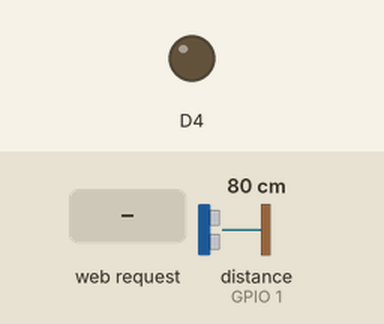
This sketch was run on a simulated ESP8266 (NodeMCU). Shown: output pins drawn as LEDs (lit = HIGH). The inputs (shaded band) are chosen by the test bench; at power-on: distance to the obstacle (sensor on GPIO 1) 80 cm. The echo pulse lasts 58.3 µs per cm; WiFi joins after 1.5 s; servers stay silent unless stated; what the sketch prints to the serial monitor is not drawn.

Above: at 2.7 s.
2.8 s: HTTP request GET /?SETP=10 received
At 4.0 s:
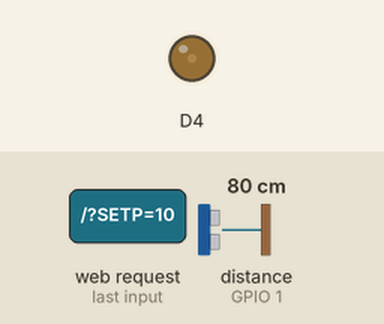
4.3 s: HTTP request GET /?SETP=20 received
At 5.4 s:
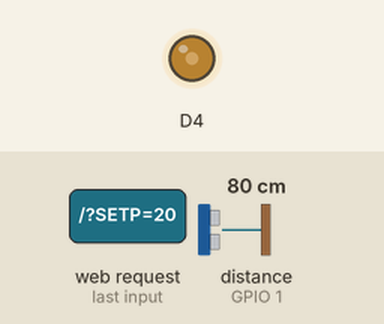
5.8 s: HTTP request GET /?SETP=30 received
At 6.5 s:
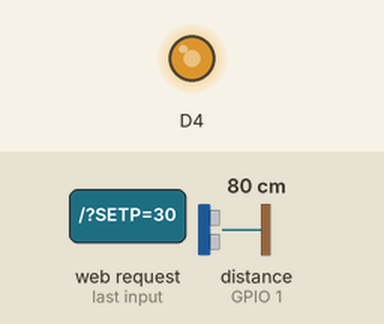
7.3 s: HTTP request GET /?SETP=40 received
At 7.7 s:
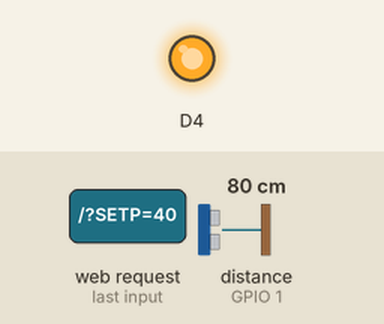
Timing chart, 0 to 9.8 s (numbered marks = the images above; inputs shaded):
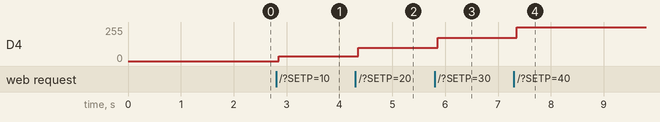

Measured:
- after the input at 2.8 s, D4: 0/255 → 35/255 after 0.06 s
- after the input at 4.3 s, D4: 35/255 → 99/255 after 0.06 s
- after the input at 5.8 s, D4: 99/255 → 173/255 after 0.06 s
- after the input at 7.3 s, D4: 173/255 → 255/255 after 0.06 s

The sketch:

Ping.ino
```cpp
#include <Ultrasonic.h>
#include <ESP8266WiFi.h>

WiFiServer server(80);

//DEFININDO O ECHO E O TRIGGER DO SENSOR ULTRASSONICO
#define TRIGGER_PIN  D7
#define ECHO_PIN     D10

Ultrasonic ultrasonic(TRIGGER_PIN, ECHO_PIN);

//SSD DA REDE
const char* ssid = "Vaval";
const char* password = "88172947";

String result; //VARIÁVEL QUE MOSTRA O RESULTADO
int temp; //VARIÁVEL QUE MOSTRA O TEMPO DE LEITURA
float dist; //VARIÁVEL QUE MOSTRA DISTÂNCIA
int PWMAC; //CONVERTE DISTÂNCIA PARA DUTY CICLE
float ERRO; //ERRO DA MALHA
float ERRO1; //ERRO DA MALHA
int SETP; //SETPOINT
float AC; //AÇÃO DE CONTROLE
float MV; //VARIÁVEL MANIPULADA
float KP; //CONSTANTE CONTROLE PROPORCIONAL
float KI; //CONSTANTE CONTROLE INTEGRAL
float KD; //CONSTANTE CONTROLE DERIVATIVO
float INTEGRAL; //INTEGRAL DO ERRO PARA O CONTROLE EM FUNÇÃO DO TEMPO
float DERIVADA; //DERIVADA DO ERRO PARA O CONTROLE EM FUNÇÃO DO TEMPO
long microsec;

void setup() {
  Serial.begin(9600);
  //ZERANDO AS VARIAVEIS NO INICIO
  SETP=0;
  AC=0;
  MV=0;
  ERRO=0;
  INTEGRAL=0;
  DERIVADA=0;

  // Connect to WiFi network
  Serial.println();
  Serial.println();
  Serial.print("Connecting to ");
  Serial.println(ssid);
  WiFi.begin(ssid, password);
  while (WiFi.status() != WL_CONNECTED) {
    delay(500);
    Serial.print(".");
  }
  Serial.println("");
  Serial.println("WiFi connected");

  // Start the server
  server.begin();
  Serial.println("Server started");

  // Print the IP address
  Serial.print("Use this URL to connect: ");
  Serial.print("http://");
  Serial.print(WiFi.localIP());
  Serial.println("/");
}

void loop() {
    // Check if a client has connected
  WiFiClient client = server.available();
  if (!client) {
    return;
  }

  // Wait until the client sends some data
  while (!client.available()) {
    delay(1);
  }
  // Read the first line of the request
  String request = client.readStringUntil('\r');

  // Match the request
  if (request.indexOf("SETP=0") != -1) {
    SETP = 0;
  }
  if (request.indexOf("SETP=10") != -1) {
    SETP = 10;
  }
  if (request.indexOf("SETP=20") != -1) {
    SETP = 20;
  }
  if (request.indexOf("SETP=30") != -1) {
    SETP = 30;
  }
  if (request.indexOf("SETP=40") != -1) {
    SETP = 40;
  }
  if (request.indexOf("SETP=50") != -1) {
    SETP = 50;
  }
  if (request.indexOf("SETP=60") != -1) {
    SETP = 60;
  }
  if (request.indexOf("SETP=70") != -1) {
    SETP = 70;
  }
  if (request.indexOf("SETP=80") != -1) {
    SETP = 80;
  }
  if (request.indexOf("SETP=90") != -1) {
    SETP = 90;
  }
  if (request.indexOf("SETP=100") != -1) {
    SETP = 100;
  }

  //LENDO A DISTANCIA DADA PELO SENSOR ULTRASSONICO
  microsec = ultrasonic.timing();
  dist = ultrasonic.convert(microsec, Ultrasonic::CM);
  delay(50);


  MV=140.82-(8.02*dist); //TRANSFORMANDO A DISTANCIA DADA DE 0 A 100%
  if(MV>100) {
    MV=100; //CASO A RESPOSTA DO CALCULO DO MV SEJA MAIOR QUE 255 FORÇA O RESULTADO COMO 255
  }
  else if (MV<0) {
    MV=0; //CASO A RESPOSTA DO CALCULO DO MV SEJA MENOR QUE 0 FORÇA O RESULTADO COMO 0
  }
  else {
    MV=MV; //CASO A RESPOSTA DO CALCULO DO MV ESTEJA ENTRE O E 255 CONTINUA COM O VALOR CALCULADO
  }
  //DEFININDO OS ERROS PARA O  CONTROLE DERIVATIVO
  ERRO1=ERRO;
  ERRO=SETP-MV;

  //DEFINIR AS CONSTANTES
  KP=2;
  KI=0.25;
  KD=1;

  //CALCULAR A INTEGRAL E A DERIVADA
  INTEGRAL=INTEGRAL+ERRO*1.15;
  DERIVADA=(ERRO1-ERRO)/1.15;

  //ACAO DE CONTROLE
  AC=KP*ERRO+KI*INTEGRAL+KD*DERIVADA;

  if(AC>100) {
    AC=100; //CASO A RESPOSTA DO CALCULO DO DUTY CICLE SEJA MAIOR QUE 255 FORÇA O RESULTADO COMO 255
  }
  else if (AC<0) {
    AC=0; //CASO A RESPOSTA DO CALCULO DO DUTY CICLE SEJA MENOR QUE 0 FORÇA O RESULTADO COMO 0
  }
  else {
    AC=AC; //CASO A RESPOSTA DO CALCULO DO DUTY CICLE ESTEJA ENTRE O E 255 CONTINUA COM O VALOR CALCULADO
  }

  PWMAC = map(AC,0,100,0,1023); //CONVERTE A ACAO DE CONTROLE PARA DUTY CICLE
  analogWrite(D4, PWMAC); //IMPRIME O VALOR DA AÇÃO DE CONTROLE NA PORTA PWM 4

  Serial.print("SetPoint= "); //IMPRIME O TEXTO NO MONITOR SERIAL
  Serial.print(SETP); //IMPRIME NO MONITOR SERIAL A DISTÂNCIA MEDIDA
  Serial.print("%  "); //IMPRIME O TEXTO NO MONITOR SERIAL
  Serial.print("MV= "); //IMPRIME O TEXTO NO MONITOR SERIAL
  Serial.print(MV); //IMPRIME NO MONITOR SERIAL A DISTÂNCIA MEDIDA
  Serial.print("%  "); //IMPRIME O TEXTO NO MONITOR SERIAL
  Serial.print("Erro= "); //IMPRIME O TEXTO NO MONITOR SERIAL
  Serial.print(ERRO); //IMPRIME NO MONITOR SERIAL A DISTÂNCIA MEDIDA
  Serial.print("%  "); //IMPRIME O TEXTO NO MONITOR SERIAL
  Serial.print("Integral= "); //IMPRIME O TEXTO NO MONITOR SERIAL
  Serial.print(INTEGRAL); //IMPRIME NO MONITOR SERIAL A DISTÂNCIA MEDIDA
  Serial.print(" "); //IMPRIME O TEXTO NO MONITOR SERIAL
  Serial.print("Derivada= "); //IMPRIME O TEXTO NO MONITOR SERIAL
  Serial.print(DERIVADA); //IMPRIME NO MONITOR SERIAL A DISTÂNCIA MEDIDA
  Serial.print(" "); //IMPRIME O TEXTO NO
  Serial.print("AC= "); //IMPRIME O TEXTO NO MONITOR SERIAL
  Serial.print(AC); //IMPRIME O TEXTO NO MONITOR SERIALTÂNCIA MEDIDA
  Serial.print("%  "); //IMPRIME O TEXTO NO
  Serial.print("dist= "); //IMPRIME O TEXTO NO MONITOR SERIAL
  Serial.print(dist); //IMPRIME O TEXTO NO MONITOR SERIALTÂNCIA MEDIDA
  Serial.print("cm  "); //IMPRIME O TEXTO NO
  Serial.print("PWMAC= "); //IMPRIME O TEXTO NO MONITOR SERIAL
  Serial.println(PWMAC); //IMPRIME O TEXTO NO MONITOR SERIALTÂNCIA MEDIDA

  //MONTAGEM DA INTERFACE WEB
  client.println("HTTP/1.1 200 OK");
  client.println("Content-Type: text/html");
  client.println(""); // do not forget this one
  client.println("<!DOCTYPE HTML>");
  client.println("<html>");
  client.println("<head>");
  client.println("<meta charset ='utf-8'/>");
  client.println("<meta http-equiv='refresh' content='2'/>");
  client.println("<meta name = 'viewport' content = 'width=device-width, initial-scale=1'>");
  client.println("</head>");
  client.println(F("<link href='https://maxcdn.bootstrapcdn.com/bootstrap/3.3.1/css/bootstrap.min.css' rel='stylesheet'></link>"));
  client.println("<div class='jumbotron'>");
  client.println("<h1 class='text-center'>Controle de Nivel, com PID, e Interface IHM</h1>");
  client.println("<h2 class='text-center'>ESP8266</h2>");
  client.println("</div>");
  client.println("<div class='col-md-6'>");
  client.println("<div class='alert alert-info text-center' role='alert'>VARIAVEIS GLOBAIS");
  client.println("<br>");
  client.println("MV= ");
  client.println(MV);
  client.println("%");
  client.println("<br>");
  client.println("SP= ");
  client.println(SETP);
  client.println("%");
  client.println("<br>");
  client.println("ERRO= ");
  client.println(ERRO);
  client.println("%");
  client.println("<br>");
  client.println("AC= ");
  client.println(AC);
  client.println("%");
  client.println("</div>");
  client.println("<div class='alert alert-info text-center' role='alert'>SET POINT</div>");
  client.println("<a class='btn btn-success btn-lg center-block' href=\"/SETP=0\"> 0% </a>");
  client.println("<br>");
  client.println("<a class='btn btn-success btn-lg center-block' href=\"/SETP=10\"> 10% </a>");
  client.println("<br>");
  client.println("<a class='btn btn-success btn-lg center-block' href=\"/SETP=20\"> 20% </a>");
  client.println("<br>");
  client.println("<a class='btn btn-success btn-lg center-block' href=\"/SETP=30\"> 30% </a>");
  client.println("<br>");
  client.println("<a class='btn btn-success btn-lg center-block' href=\"/SETP=40\"> 40% </a>");
  client.println("<br>");
  client.println("<a class='btn btn-success btn-lg center-block' href=\"/SETP=50\"> 50% </a>");
  client.println("<br>");
  client.println("<a class='btn btn-success btn-lg center-block' href=\"/SETP=60\"> 60% </a>");
  client.println("<br>");
  client.println("<a class='btn btn-success btn-lg center-block' href=\"/SETP=70\"> 70% </a>");
  client.println("<br>");
  client.println("<a class='btn btn-success btn-lg center-block' href=\"/SETP=80\"> 80% </a>");
  client.println("<br>");
  client.println("<a class='btn btn-success btn-lg center-block' href=\"/SETP=90\"> 90% </a>");
  client.println("<br>");
  client.println("<a class='btn btn-success btn-lg center-block' href=\"/SETP=100\"> 100% </a>");
  client.println("<br>");
  client.println("</div>");
  client.println("</html>");
}
```
